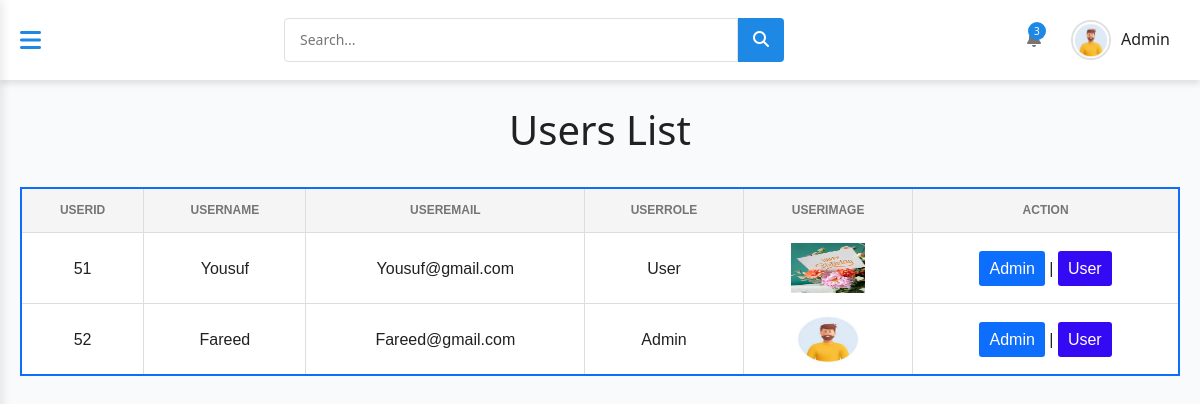
Screenshot of /BlogWebsite/dashbaord/user.php (signed in) with the database file from the repository.
### tables this page shows
CREATE TABLE `users` (
  `id` int(11) NOT NULL,
  `name` varchar(191) DEFAULT NULL,
  `email` varchar(21) DEFAULT NULL,
  `password` varchar(16) DEFAULT NULL,
  `image` varchar(100) DEFAULT NULL,
  `role` varchar(10) DEFAULT NULL,
  `status` varchar(20) NOT NULL
);

### BlogWebsite/dashbaord/user.php (the view, shortened to what this page needs)
<?php
require_once '../include/header.php';
?>
<link href="https://cdn.jsdelivr.net/npm/bootstrap@5.3.0/dist/css/bootstrap.min.css" rel="stylesheet">
<br>
<h1 style='text-align: center;'>Users List</h1>
<br>
<div class="container">
    <div style="overflow-x: auto;">
        <table style="width: 100%; border-collapse: collapse; border: 2px solid #0d6efd; font-family: Arial, sans-serif;">
            <thead>
                <tr style="background-color: #0d6efd; color: white;">
                    <th style="padding: 12px; border: 1px solid #ddd; text-align: center;">UserId</th>
                    <th style="padding: 12px; border: 1px solid #ddd; text-align: center;">UserName</th>
                    <th style="padding: 12px; border: 1px solid #ddd; text-align: center;">UserEmail</th>
                    <th style="padding: 12px; border: 1px solid #ddd; text-align: center;">UserRole</th>
                    <th style="padding: 12px; border: 1px solid #ddd; text-align: center;">UserImage</th>
                    <th style="padding: 12px; border: 1px solid #ddd; text-align: center;">Action</th>
                </tr>
            </thead>
            <tbody>
                <?php
                include('../database.php');
                $sql = "SELECT * FROM `users`";
                $result = mysqli_query($con, $sql);
                if (mysqli_num_rows($result) > 0) {
                    while ($p = mysqli_fetch_assoc($result)) {
                ?>
                        <tr style="background-color: white; transition: background 0.3s;">
                            <td style="padding: 10px; border: 1px solid #ddd; text-align: center;"><?php echo $p['id'] ?></td>
                            <td style="padding: 10px; border: 1px solid #ddd; text-align: center;"><?php echo $p['name'] ?></td>
                            <td style="padding: 10px; border: 1px solid #ddd; text-align: center;"><?php echo $p['email'] ?></td>
                            <td style="padding: 10px; border: 1px solid #ddd; text-align: center;"><?php echo $p['role'] ?></td>
                            <td style="padding: 10px; border: 1px solid #ddd; text-align: center;"><img src="../uploads-profileimage/<?php echo $p['image'] ?>" alt="" height="50px" width="50%"></td>
                            <td style="padding: 10px; border: 1px solid #ddd; text-align: center;">
                                <a href="admin.php?id=<?php echo $p['id']; ?>"><button style="background-color: #0d6efd; color: white; border: none; padding: 5px 10px; border-radius: 3px; cursor: pointer;">Admin</button></a>
                                |
                                <a href="fetchuser.php?id=<?php echo $p['id']; ?>"><button style="background-color:rgb(52, 9, 243); color: white; border: none; padding: 5px 10px; border-radius: 3px; cursor: pointer;">User</button></a>
                            </td>
                        </tr>
            </tbody>
        <?php
                    }
                    }
        ?>
        </table>
        <br>
    </div>
</div>
<?php
require_once '../include/footer.php';
?>

### BlogWebsite/include/header.php (shortened to what this page needs)
<?php
include('../database.php');
?>
<!DOCTYPE html>
<html lang="en">
<head>
    <link rel="stylesheet" href="https://cdnjs.cloudflare.com/ajax/libs/font-awesome/6.4.0/css/all.min.css">
    <link rel="stylesheet" href="../dashboard/adminAssets/style.css">
</head>
<body>
    <div class="dashboard">
        <div class="main-content">
            <nav class="top-nav">
                <div class="container">
                    <div class="nav-content">
                        <div class="mobile-menu-btn">
                            <i class="fas fa-bars"></i>
                        </div>
                        <div class="search-bar">
                            <input type="text" placeholder="Search...">
                            <button><i class="fas fa-search"></i></button>
                        </div>
                        <div class="user-menu">
                            <div class="notification-icon">
                                <span class="notification-badge">3</span>
                            </div>
                            <div class="user-profile">
                                <?php
                                $user_id = $_SESSION['id'];
                                $sql = "SELECT * FROM `users` WHERE id = '$user_id'";
                                $result = mysqli_query($con, $sql);
                                if (mysqli_num_rows($result)) {
                                    $row = mysqli_fetch_assoc($result);
                                    $image_path = !empty($row['image']) ? "../uploads-profileimage/" . $row['image'] : "../uploads-profileimage/default.jpg";
                                ?>
                                    <img src="<?php echo $image_path; ?>" alt="User" class="user-avatar">
                                    <span class="user-name"><?php echo $_SESSION['role']; ?></span>
                                <?php } ?>
                            </div>
                        </div>
                    </div>
                </div>
            </nav>

### BlogWebsite/adminAssets/style.css (style rules this page uses)
:root { --primary-color: #1e88e5; --primary-dark: #1565c0; --primary-light: #42a5f5; --sidebar-blue: #1976D2; --sidebar-dark: #0D47A1; --white: #ffffff; --light-gray: #f5f5f5; --medium-gray: #e0e0e0; --dark-gray: #757575; --black: #212121; --shadow: 0 4px 6px rgba(0, 0, 0, 0.1); --transition: all 0.3s ease; }
* { margin: 0; padding: 0; box-sizing: border-box; }
body { font-family: 'Segoe UI', Tahoma, Geneva, Verdana, sans-serif; line-height: 1.6; color: var(--black); background-color: #f9fafb; overflow-x: hidden; }
.container { width: 100%; max-width: 1200px; margin: 0 auto; padding: 0 20px; }
.dashboard { display: flex; min-height: 100vh; }
.main-content { flex: 1; transition: var(--transition); width: 100%; min-height: 100vh; margin-left: 0; }
.top-nav { background: var(--white); padding: 15px 0; box-shadow: var(--shadow); position: sticky; top: 0; z-index: 90; }
.nav-content { display: flex; justify-content: space-between; align-items: center; }
.search-bar { flex: 1; max-width: 500px; display: flex; margin-right: 20px; }
.search-bar input { flex: 1; padding: 10px 15px; border: 1px solid var(--medium-gray); border-radius: 4px 0 0 4px; font-size: 14px; transition: var(--transition); }
.search-bar button { background: var(--primary-color); color: var(--white); border: none; padding: 0 15px; border-radius: 0 4px 4px 0; cursor: pointer; transition: var(--transition); }
.user-menu { display: flex; align-items: center; position: relative; }
.notification-icon { position: relative; margin-right: 20px; color: var(--dark-gray); cursor: pointer; transition: var(--transition); }
.notification-badge { position: absolute; top: -5px; right: -5px; background: var(--primary-color); color: var(--white); width: 18px; height: 18px; border-radius: 50%; display: flex; align-items: center; justify-content: center; font-size: 10px; }
.user-profile { display: flex; align-items: center; cursor: pointer; position: relative; padding: 5px 10px; border-radius: 30px; transition: var(--transition); }
.user-avatar { width: 40px; height: 40px; border-radius: 50%; margin-right: 10px; object-fit: cover; border: 2px solid var(--medium-gray); transition: var(--transition); }
.user-name { font-weight: 500; }
table { width: 100%; border-collapse: collapse; }
th, td { padding: 12px 15px; text-align: left; border-bottom: 1px solid var(--medium-gray); }
th { background: var(--light-gray); color: var(--dark-gray); font-weight: 600; text-transform: uppercase; font-size: 12px; }
tr { transition: var(--transition); }
.mobile-menu-btn { display: none; font-size: 24px; cursor: pointer; color: var(--primary-color); margin-right: 20px; transition: var(--transition); }
@media (max-width: 1200px) { .mobile-menu-btn { display: block; } }

### rows the page displays
users: image (picture), id "52", name "Fareed", email "Fareed@gmail.com", role "Admin"
users: id "51", name "Yousuf", email "Yousuf@gmail.com", role "User", image (picture)

### other values shown
$_SESSION['role'] "Admin"
